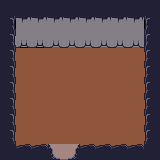

This is a level from a 2D game, rendered from its Tiled map with the project's own tilesets. A one-line summary and the map file follow, with tile-layer data summarised:
An orthogonal 10x10 tile map with 16x16 px tiles, 2 tile layers (Ground, Walls) and 11 objects.

<map version="1.0" orientation="orthogonal" renderorder="right-down" width="10" height="10" tilewidth="16" tileheight="16" nextobjectid="1">
 <tileset firstgid="1" name="Cave" tilewidth="16" tileheight="16" spacing="2" margin="2" tilecount="21" columns="7">
  <image source="../Texures/Ground/Cave.png" width="128" height="64" />
  <tile id="0">
   <objectgroup draworder="index">
    <object id="0" x="16" y="16">
     <polygon points="0,0 -8,-4 -12,-12 -16,-16 -16,0" />
    </object>
   </objectgroup>
  </tile>
  <tile id="1">
   <objectgroup draworder="index">
    <object id="0" x="0" y="16">
     <polygon points="0,0 8,-4 12,-12 16,-16 16,0" />
    </object>
   </objectgroup>
  </tile>
  <tile id="2">
   <objectgroup draworder="index">
    <object id="0" x="0" y="0" width="16" height="16" />
   </objectgroup>
  </tile>
  <tile id="3">
   <objectgroup draworder="index">
    <object id="0" x="0" y="0" width="16" height="16" />
   </objectgroup>
  </tile>
  <tile id="4">
   <objectgroup draworder="index">
    <object id="0" x="0" y="0" width="16" height="16" />
   </objectgroup>
  </tile>
  <tile id="5">
   <objectgroup draworder="index">
    <object id="0" x="0" y="0" width="16" height="16" />
   </objectgroup>
  </tile>
  <tile id="6">
   <objectgroup draworder="index">
    <object id="0" x="0" y="0" width="16" height="16" />
   </objectgroup>
  </tile>
  <tile id="7">
   <objectgroup draworder="index" />
  </tile>
  <tile id="8">
   <objectgroup draworder="index">
    <object id="0" x="0" y="0" width="16" height="16" />
   </objectgroup>
  </tile>
  <tile id="9">
   <objectgroup draworder="index">
    <object id="0" x="0" y="0">
     <polygon points="0,0 0,8 12,16 16,16 16,0" />
    </object>
   </objectgroup>
  </tile>
  <tile id="10">
   <objectgroup draworder="index">
    <object id="0" x="0" y="16">
     <polygon points="0,0 4,0 16,-8 16,-16 0,-16" />
    </object>
   </objectgroup>
  </tile>
  <tile id="14">
   <objectgroup draworder="index">
    <object id="0" x="0" y="0" width="16" height="16" />
   </objectgroup>
  </tile>
 </tileset>
 <layer name="Ground" width="10" height="10">
  <data>[100 cells, 75 non-empty, 5 distinct tile ids]</data>
 </layer>
 <layer name="Walls" width="10" height="10">
  <properties>
   <property name="unity:sortingLayerName" value="Wal" />
  </properties>
  <data>[100 cells, 52 non-empty, 8 distinct tile ids]</data>
 </layer>
</map>